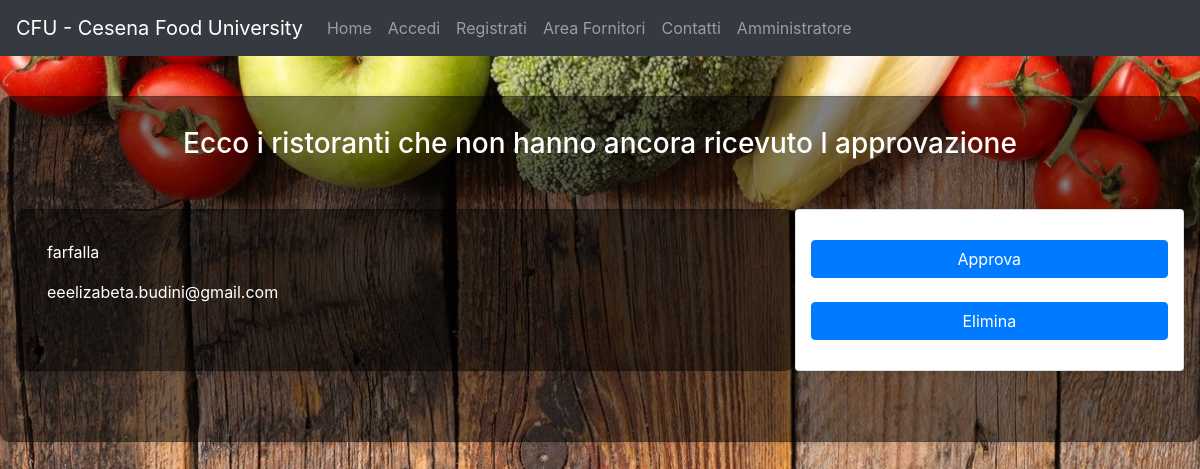
The app's page /codice/php/approvazione.php, older data.
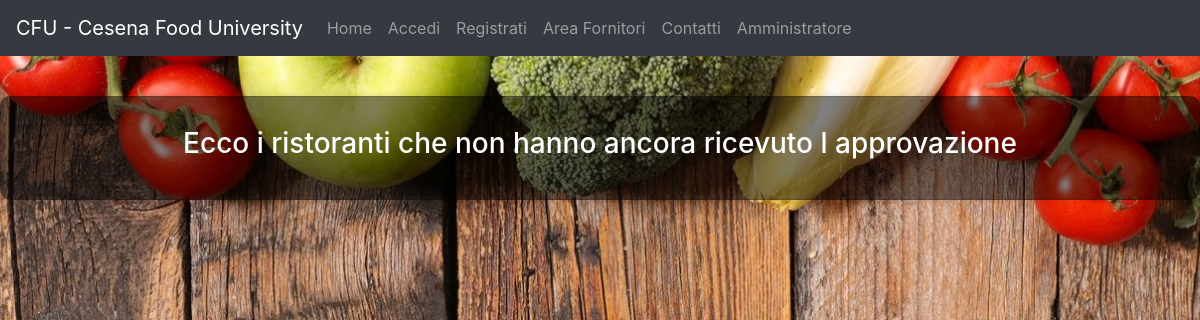
The same page, newer data.
### tables this page shows
CREATE TABLE `ristorante` (
  `id` int(11) NOT NULL,
  `email_proprietario` varchar(40) NOT NULL,
  `nome` varchar(20) NOT NULL,
  `indirizzo` varchar(40) NOT NULL,
  `nome_categoria` varchar(20) DEFAULT NULL,
  `info` varchar(100) DEFAULT NULL,
  `rating` int(11) NOT NULL,
  `approvato` tinyint(1) NOT NULL DEFAULT '0'
);

### codice/php/approvazione.php (the view, shortened to what this page needs)
<?php
$current= "homeadmin";
?>
<!DOCTYPE html>
<html lang="it" dir="ltr">
  <head>
    <link rel="stylesheet" href="./../css/bootstrap.min.css">
    <link href="./../css/form.css" rel="stylesheet">
    <link href="./../css/full.css" rel="stylesheet">
    <link href="./../css/menubar.css" rel="stylesheet">
    <link href="./../css/approvazione.css" rel="stylesheet">
    <link href="./../css/navigation.css" rel="stylesheet">
  </head>
  <body>
  <?php include 'menu.php'; ?>
  <div class="card card-sm center-msg-box transparent ">
    <?php
    $servername = "localhost";
    $username = "root";
    $password = "";
    $dbname = "cfu";
    $conn = new mysqli($servername, $username, $password, $dbname);
    echo '<h3 class="title text-center">Ecco i ristoranti che non hanno ancora ricevuto l approvazione</h3>';
    foreach($conn->query('SELECT nome , email_proprietario, id FROM ristorante WHERE approvato = 0') as $row) {
      echo '
        <div class="row card-sm">
          <div class="card card-sm center-msg-box transparent col-sm-8">
            <p>'. $row['nome'] .'</p>
            <p>'. $row['email_proprietario'] .'</p>
          </div>
          <form action="#" method="post" id="form1" class = "card card-sm transparent col-sm-4">
            <input type="submit" class="btn btn-primary" name="action" value="Approva"/>
            <input type="hidden" name = "email" value="'.$row["email_proprietario"].'">
            <br/>
            <input type="submit" class="btn btn-primary" name="action" value="Elimina"/>
            <input type="hidden" name = "email" value="'.$row["email_proprietario"].'">
            <input type="hidden" name="sent" value="true" />
          </form>
        </div>';
      }
    ?>
  </div>
  </body>
</html>

### codice/php/menu.php (shortened to what this page needs)
<?php
if ($_SESSION['fornitore']== "true") {
  echo '<nav class="navbar navbar-expand-lg navbar-light bg-light sticky-top">
  <button class="navbar-toggler" type="button" data-toggle="collapse" data-target="#navbarSupportedContent" aria-controls="navbarSupportedContent" aria-expanded="false" aria-label="Toggle navigation">
  <span class="navbar-toggler-icon"></span><span id="notifica" class="badge badge-primary"></span>
  <span class="sr-only">unread messages</span>
  </button>
  <a class="navbar-brand" href="homefornitori.php">CFU - Cesena Food University</a>
  <div class="collapse navbar-collapse" id="navbarSupportedContent">
  <ul class="navbar-nav mr-auto">';
  include 'menufornitori.php';
} else {
  if ($_SESSION['admin']== "true") {
    echo '<nav class="navbar navbar-expand-lg navbar-light bg-light sticky-top">
    <button class="navbar-toggler" type="button" data-toggle="collapse" data-target="#navbarSupportedContent" aria-controls="navbarSupportedContent" aria-expanded="false" aria-label="Toggle navigation">
    <span class="navbar-toggler-icon"></span><span id="notifica" class="badge badge-primary"></span>
    <span class="sr-only">unread messages</span>
    </button>
    <a class="navbar-brand" href="homeadmin.php">CFU - Cesena Food University</a>
    <div class="collapse navbar-collapse" id="navbarSupportedContent">
    <ul class="navbar-nav mr-auto">';
    include 'menuadmin.php';
  } else {
    if ($_SESSION['utente']== "true"){
      echo '<nav class="navbar navbar-expand-lg navbar-dark bg-dark sticky-top">
      <button class="navbar-toggler" type="button" data-toggle="collapse" data-target="#navbarSupportedContent" aria-controls="navbarSupportedContent" aria-expanded="false" aria-label="Toggle navigation">
      <span class="navbar-toggler-icon"></span><span id="notifica" class="badge badge-primary"></span>
      <span class="sr-only">unread messages</span>
      </button>
      <a class="navbar-brand" href="homeclienti.php">CFU - Cesena Food University</a>
      <div class="collapse navbar-collapse" id="navbarSupportedContent">
      <ul class="navbar-nav mr-auto">';
        include 'menuutenti.php';
    }
  }
}
?>
</ul>
</div>
</nav>

### codice/php/menuutenti.php (shortened to what this page needs)
<?php
if ( isset( $_SESSION['email'] ) ) {
  ?>
  <li class="nav-item">
    <a class="nav-link" href="homeclienti.php"<?php if($current == 'homeclienti') {echo 'id="current"';} ?>>Home <span class="sr-only">(current)</span></a>
  </li>
  <li class="nav-item">
    <a class="nav-link" href="profiloutente.php"<?php if($current == 'profiloutente') {echo 'id="current"';} ?>>Profilo <?php echo $_SESSION["nome"]; ?> </a>
  </li>
  <li class="nav-item">
    <a class="nav-link" href="messaggiutente.php"<?php if($current == 'messaggiutente') {echo 'id="current"';} ?>>Messaggi <span class="badge badge-primary">1</span>
  <span class="sr-only">unread messages</span></a>
  </li>
  <li class="nav-item">
    <a class="nav-link" href="visualizzaCarrello.php"<?php if($current == 'carrello') {echo 'id="current"';} ?>>Carrello</a>
  </li>
  <li class="nav-item">
    <a class="nav-link" href="#"<?php if($current == 'contatti') {echo 'id="current"';} ?>>Contatti</a>
  </li>
  <li class="nav-item">
    <a class="nav-link" href="logout.php"<?php if($current == 'logout') {echo 'id="current"';} ?>>Logout</a>
  </li>
 <?php
} else {
 ?>
 <li class="nav-item ">
   <a class="nav-link" href="homeclienti.php"<?php if($current == 'homeclienti') {echo 'id="current"';} ?>>Home <span class="sr-only">(current)</span></a>
 </li>
 <li class="nav-item">
   <a class="nav-link" href="accedi.php" <?php if($current == 'accedi') {echo 'id="current"';} ?>>Accedi</a>
 </li>
 <li class="nav-item">
   <a class="nav-link" href="signinutente.php"<?php if($current == 'signinutente') {echo 'id="current"';} ?>>Registrati</a>
 </li>
 <li class="nav-item">
   <a class="nav-link" href="areafornitori.php"<?php if($current == 'areafornitori') {echo 'id="current"';} ?>>Area Fornitori</a>
 </li>
 <li class="nav-item">
   <a class="nav-link" href="#"<?php if($current == 'contatti') {echo 'id="current"';} ?>>Contatti</a>
 </li>
 <li class="nav-item">
   <a class="nav-link" href="accedi.php">Amministratore</a>
 </li>
<?php
}
?>

### codice/css/full.css (style rules this page uses)
body { background: url('./../resources/bg.jpg') no-repeat center center fixed; -webkit-background-size: cover; -moz-background-size: cover; background-size: cover; -o-background-size: cover; }
.center-msg-box { padding:30px; margin:40px auto; border-radius: 10px; -webkit-border-radius:10px; -moz-border-radius: 10px; box-shadow: 0px 0px 10px rgba(0, 0, 0, 0.13); -moz-box-shadow: 0px 0px 10px rgba(0, 0, 0, 0.13); -webkit-box-shadow: 0px 0px 10px rgba(0, 0, 0, 0.13); background-color: rgba(0, 0, 0, 0.5); }
h3 { color:white; }

### codice/css/approvazione.css (style rules this page uses)
p, h1, h2, h3 { color: white; }

### codice/css/form.css (style rules this page uses)
form { width:450px; padding:30px; margin:40px auto; background: rgba(0,0,0,0.7); border-radius: 10px; -webkit-border-radius:10px; -moz-border-radius: 10px; box-shadow: 0px 0px 10px rgba(0, 0, 0, 0.13); -moz-box-shadow: 0px 0px 10px rgba(0, 0, 0, 0.13); -webkit-box-shadow: 0px 0px 10px rgba(0, 0, 0, 0.13); }

Row changes from the older to the newer data that the page shows:
removed ristorante: nome "farfalla", email_proprietario "eeelizabeta.budini@gmail.com"
